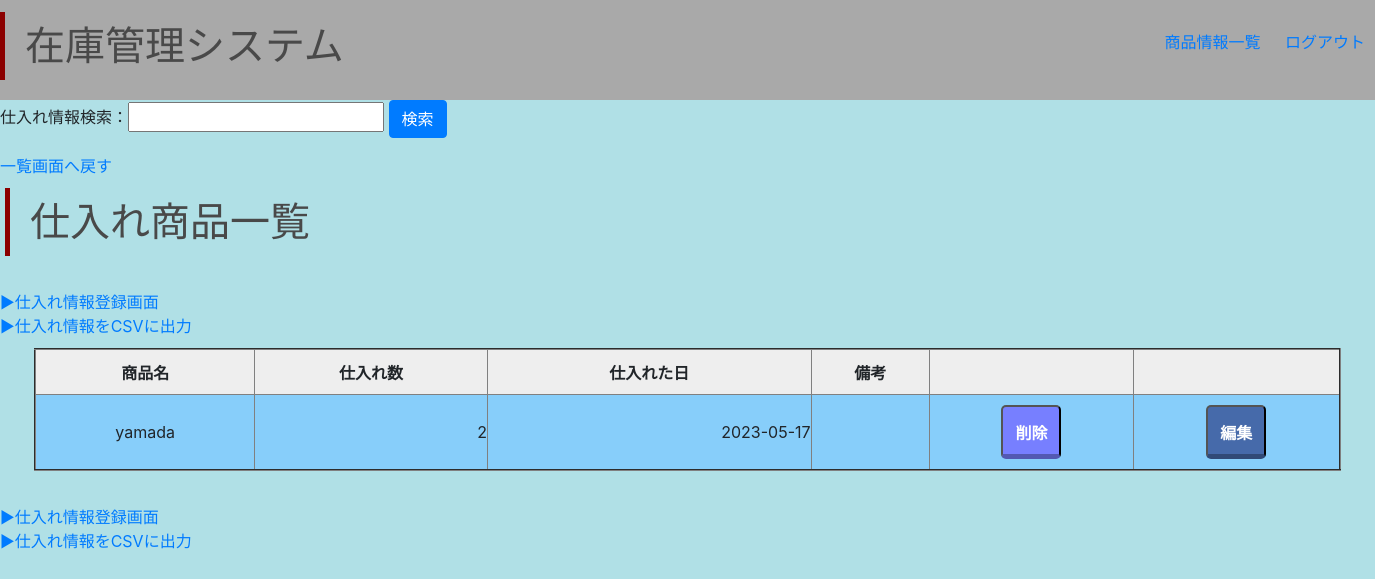
Page /purchases/purchase_list.php?purchase_name=yamada on the committed database.
### tables this page shows
CREATE TABLE `products` (
  `id` int(11) NOT NULL,
  `name` varchar(100) NOT NULL,
  `stock` int(11) NOT NULL DEFAULT 0,
  `price` int(11) NOT NULL DEFAULT 0,
  `flg_delete` tinyint(1) NOT NULL
);

CREATE TABLE `purchases` (
  `purchase_id` int(11) NOT NULL,
  `product_id` int(11) NOT NULL,
  `quantity` int(11) NOT NULL,
  `DATE` date NOT NULL,
  `note` text DEFAULT NULL,
  `flg_delete_purchase` tinyint(1) NOT NULL
);

### purchases/purchase_list.php (the view, shortened to what this page needs)
<?php
require_once("../database/db_connection.php");
if(!empty($_GET["purchase_name"])) {
    $res = selectPurchase($_GET["purchase_name"]);
    if($res["result"] === true) {
        $list_display = createTable($res["stmt"]);
    } else {
        $list_display = "<tr><td>仕入れ情報の取得に失敗しました</td></tr>";
    }
}
function createTable($stmt)
{
    $elm = "";
    while($item = $stmt->fetch()) {
        if ($item['flg_delete_purchase'] == 0) {
            $item['name']=htmlentities($item['name'], ENT_QUOTES, "utf-8");
            $item['quantity']=htmlentities(number_format($item['quantity']), ENT_QUOTES, "utf-8");
            $item['DATE']=htmlentities($item['DATE'], ENT_QUOTES, "utf-8");
            $item['note']=htmlentities($item['note'], ENT_QUOTES, "utf-8");
            $tr = "<tr>
                    <td style = 'text-align:center'>{$item['name']}</td>
                    <td style = 'text-align:right;'>{$item['quantity']}</td>
                    <td style = 'text-align:right;'>{$item['DATE']}</td>
                    <td>{$item['note']}</td>
                    <td>
                    <form style='margin: auto;' action='purchase_list.php' method='post' name='delete_form' onclick='return confirm_delete()'>
                        <button class='reset button-shadow' type='submit' name='delete_id' value={$item['purchase_id']}>削除</button>
                    </form>
                    </td>
                    <td>
                    <form style='margin: auto;' action='edit_purchase.php' method='post'>
                        <button class='reset button2-shadow' type='submit' name='edit_id' value={$item['purchase_id']}>編集</button>
                        <input type='hidden' name='product_id' value={$item['product_id']}>
                        <input type='hidden' name='name' value={$item['name']}>
                        <input type='hidden' name='quantity' value={$item['quantity']}>
                        <input type='hidden' name='date' value={$item['DATE']}>
                        <input type='hidden' name='note' value={$item['note']}>
                    </form>
                    </td>
                </tr>";
            $elm .= $tr;
        } elseif($stmt->rowCount() === 1) {
            return "仕入れ商品がありません";
        }
    }
    return $elm;
}
function selectPurchase($purchase_name)
{
    global $dbh;
    $stmt = $dbh->prepare("SELECT * FROM purchases inner join products on purchases.product_id = products.id WHERE name = ?");
    try {
        $ret = $stmt->execute([$purchase_name]);
        if($ret === true) {
            return ["result" => true, "stmt" => $stmt];
        } else {
            return ["result" => false, "stmt" => $stmt];
        }
    } catch(PDOException $e) {
        $e->getMessage();
    }
}
?>
<!DOCTYPE html>
<html lang="ja">
<head>
	<link rel="stylesheet" href="https://cdn.jsdelivr.net/npm/bootstrap@4.5.3/dist/css/bootstrap.min.css"
>
	<link rel="stylesheet" href="https://cdnjs.cloudflare.com/ajax/libs/font-awesome/5.15.3/css/all.min.css">
</head>
<body>
	<form action="" method="GET">
		仕入れ情報検索：<input type="text" name="purchase_name" value="">
		<input type="submit" value="検索" class="btn btn-primary">
	</form>
	<a href="purchase_list.php">一覧画面へ戻す</a>
	<h1 style="margin: 10px auto; width: 1365px;">仕入れ商品一覧</h1>
	<br>
	<a href="./register_purchase.php">▶仕入れ情報登録画面</a>
	<br>
	<a href="./export_purchase.php">▶仕入れ情報をCSVに出力</a>
	<table style="margin: 10px auto; width: 1300px auto;" border="2">
		<tr>
			<th>商品名</th>
			<th>仕入れ数</th>
			<th>仕入れた日</th>
			<th>備考</th>
			<th></th>
			<th></th>
		</tr>
		<?php
            print $list_display;
?>
	</table>
	<br>
	<a href="./register_purchase.php">▶仕入れ情報登録画面</a>
	<br>
	<a href="./export_purchase.php">▶仕入れ情報をCSVに出力</a>
</body>
</html>

### css/style.css (style rules this page uses)
header { display: flex; width: 100%; height: 100px; background-color: darkgrey; align-items: center; margin-right: auto; }
.title { margin-right: auto; }
.menu-item { list-style: none; display: inline-block; padding: 10px; }

### purchases/purchase_list.php (style rules this page uses)
h1 { padding: 0.25em 0.5em; color: #494949; background: transparent; border-left: solid 5px #8B0000; }
tr { background-color: #87CEFA; }
body { background-color: #B0E0E6 }
table { width: 95%; border-collapse: collapse; border-spacing: 0; }
table th, table td { padding: 10px 0; text-align: center; }
table tr:nth-child(odd) { background-color: #eee }
.button-shadow { text-align: center; box-sizing: border-box; display: block; max-width: 60px; width: 60%; margin: auto; background: #777fff; color: #fff; font-weight: bold; padding: 13px 10px 10px; border-radius: 5px; border-bottom: 5px solid rgba(0, 0, 0, 0.3); }
.button2-shadow { text-align: center; box-sizing: border-box; display: block; max-width: 60px; width: 60%; margin: auto; background: #466aaa; color: #fff; font-weight: bold; padding: 13px 10px 10px; border-radius: 5px; border-bottom: 5px solid rgba(0, 0, 0, 0.3); }

### rows in the picture
products: name "yamada"
purchases: quantity "2", DATE "2023-05-17"
